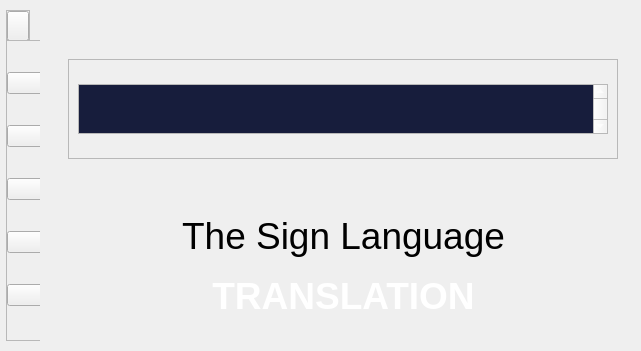
<?xml version="1.0" encoding="UTF-8"?>
<ui version="4.0">
 <class>MainWindow</class>
 <widget class="QMainWindow" name="MainWindow">
  <property name="geometry">
   <rect>
    <x>0</x>
    <y>0</y>
    <width>641</width>
    <height>351</height>
   </rect>
  </property>
  <property name="windowTitle">
   <string>MainWindow</string>
  </property>
  <property name="tabShape">
   <enum>QTabWidget::Rounded</enum>
  </property>
  <widget class="QWidget" name="centralwidget">
   <property name="styleSheet">
    <string notr="true">*{
	border: none;
	color: #fff;
}
#centralwidget{
	background-color: #09102a;
}
#sideMenuMainCont, #header, #mainBody, #widget, #notification &gt; QFrame {
	background-color: #171d3c;
	border-radius: 20px;
}
QPushButton{
	text-align: left;
	background-color: #08112a;
	padding: 10px 2px;
	border-radius: 10px;
}
QLineEdit{
	padding: 5px;
	background: transparent;
}
#searchInput{
	border-radius: 20px;
	border: 2px solid #fd7012;
}
#pushButton_8, #pushButton{
	background: none;
	padding: 0;
}</string>
   </property>
   <layout class="QHBoxLayout" name="horizontalLayout">
    <property name="leftMargin">
     <number>0</number>
    </property>
    <property name="topMargin">
     <number>0</number>
    </property>
    <property name="rightMargin">
     <number>0</number>
    </property>
    <property name="bottomMargin">
     <number>0</number>
    </property>
    <item>
     <widget class="QCustomSlideMenu" name="sideMenuMainCont" native="true">
      <property name="maximumSize">
       <size>
        <width>40</width>
        <height>16777215</height>
       </size>
      </property>
      <layout class="QVBoxLayout" name="verticalLayout">
       <property name="spacing">
        <number>0</number>
       </property>
       <property name="leftMargin">
        <number>0</number>
       </property>
       <property name="topMargin">
        <number>0</number>
       </property>
       <property name="rightMargin">
        <number>0</number>
       </property>
       <property name="bottomMargin">
        <number>0</number>
       </property>
       <item alignment="Qt::AlignTop">
        <widget class="QWidget" name="widget" native="true">
         <layout class="QVBoxLayout" name="verticalLayout_7">
          <property name="spacing">
           <number>0</number>
          </property>
          <property name="leftMargin">
           <number>6</number>
          </property>
          <property name="topMargin">
           <number>10</number>
          </property>
          <property name="rightMargin">
           <number>10</number>
          </property>
          <property name="bottomMargin">
           <number>10</number>
          </property>
          <item alignment="Qt::AlignTop">
           <widget class="QFrame" name="frame">
            <property name="minimumSize">
             <size>
              <width>0</width>
              <height>30</height>
             </size>
            </property>
            <property name="maximumSize">
             <size>
              <width>16777215</width>
              <height>30</height>
             </size>
            </property>
            <property name="frameShape">
             <enum>QFrame::StyledPanel</enum>
            </property>
            <property name="frameShadow">
             <enum>QFrame::Raised</enum>
            </property>
            <layout class="QVBoxLayout" name="verticalLayout_6">
             <property name="spacing">
              <number>0</number>
             </property>
             <property name="leftMargin">
              <number>0</number>
             </property>
             <property name="topMargin">
              <number>0</number>
             </property>
             <property name="rightMargin">
              <number>0</number>
             </property>
             <property name="bottomMargin">
              <number>0</number>
             </property>
             <item>
              <widget class="QPushButton" name="pushButton">
               <property name="minimumSize">
                <size>
                 <width>0</width>
                 <height>30</height>
                </size>
               </property>
               <property name="text">
                <string/>
               </property>
               <property name="icon">
                <iconset>
                 <normaloff>:/icons/icons/align-justify.svg</normaloff>:/icons/icons/align-justify.svg</iconset>
               </property>
               <property name="iconSize">
                <size>
                 <width>30</width>
                 <height>30</height>
                </size>
               </property>
              </widget>
             </item>
            </layout>
           </widget>
          </item>
          <item alignment="Qt::AlignTop">
           <widget class="QWidget" name="sideMenuSubCont" native="true">
            <property name="sizePolicy">
             <sizepolicy hsizetype="Expanding" vsizetype="Expanding">
              <horstretch>0</horstretch>
              <verstretch>0</verstretch>
             </sizepolicy>
            </property>
            <property name="minimumSize">
             <size>
              <width>200</width>
              <height>301</height>
             </size>
            </property>
            <property name="maximumSize">
             <size>
              <width>16777215</width>
              <height>16777215</height>
             </size>
            </property>
            <layout class="QVBoxLayout" name="verticalLayout_2">
             <property name="spacing">
              <number>0</number>
             </property>
             <property name="leftMargin">
              <number>0</number>
             </property>
             <property name="topMargin">
              <number>0</number>
             </property>
             <property name="rightMargin">
              <number>0</number>
             </property>
             <property name="bottomMargin">
              <number>0</number>
             </property>
             <item alignment="Qt::AlignTop">
              <widget class="QFrame" name="frame_2">
               <property name="minimumSize">
                <size>
                 <width>200</width>
                 <height>301</height>
                </size>
               </property>
               <property name="frameShape">
                <enum>QFrame::StyledPanel</enum>
               </property>
               <property name="frameShadow">
                <enum>QFrame::Raised</enum>
               </property>
               <layout class="QVBoxLayout" name="verticalLayout_8">
                <property name="spacing">
                 <number>0</number>
                </property>
                <property name="leftMargin">
                 <number>0</number>
                </property>
                <property name="topMargin">
                 <number>0</number>
                </property>
                <property name="rightMargin">
                 <number>0</number>
                </property>
                <property name="bottomMargin">
                 <number>0</number>
                </property>
                <item>
                 <widget class="QPushButton" name="microphone">
                  <property name="text">
                   <string>Investments</string>
                  </property>
                  <property name="icon">
                   <iconset>
                    <normaloff>:/icons/icons/mic.svg</normaloff>:/icons/icons/mic.svg</iconset>
                  </property>
                  <property name="iconSize">
                   <size>
                    <width>32</width>
                    <height>32</height>
                   </size>
                  </property>
                 </widget>
                </item>
                <item>
                 <widget class="QPushButton" name="opencamera">
                  <property name="text">
                   <string>Home</string>
                  </property>
                  <property name="icon">
                   <iconset>
                    <normaloff>:/icons/icons/camera.svg</normaloff>:/icons/icons/camera.svg</iconset>
                  </property>
                  <property name="iconSize">
                   <size>
                    <width>32</width>
                    <height>32</height>
                   </size>
                  </property>
                 </widget>
                </item>
                <item>
                 <widget class="QPushButton" name="addSing">
                  <property name="text">
                   <string>Messages</string>
                  </property>
                  <property name="icon">
                   <iconset>
                    <normaloff>:/icons/icons/download.svg</normaloff>:/icons/icons/download.svg</iconset>
                  </property>
                  <property name="iconSize">
                   <size>
                    <width>32</width>
                    <height>32</height>
                   </size>
                  </property>
                 </widget>
                </item>
                <item>
                 <widget class="QPushButton" name="train">
                  <property name="text">
                   <string>Reports</string>
                  </property>
                  <property name="icon">
                   <iconset>
                    <normaloff>:/icons/icons/activity.svg</normaloff>:/icons/icons/activity.svg</iconset>
                  </property>
                  <property name="iconSize">
                   <size>
                    <width>32</width>
                    <height>32</height>
                   </size>
                  </property>
                 </widget>
                </item>
                <item>
                 <widget class="QPushButton" name="Exit">
                  <property name="text">
                   <string>Settings</string>
                  </property>
                  <property name="icon">
                   <iconset>
                    <normaloff>:/icons/icons/log-out.svg</normaloff>:/icons/icons/log-out.svg</iconset>
                  </property>
                  <property name="iconSize">
                   <size>
                    <width>32</width>
                    <height>32</height>
                   </size>
                  </property>
                 </widget>
                </item>
               </layout>
              </widget>
             </item>
            </layout>
           </widget>
          </item>
         </layout>
        </widget>
       </item>
      </layout>
     </widget>
    </item>
    <item>
     <widget class="QWidget" name="widget_2" native="true">
      <property name="maximumSize">
       <size>
        <width>16777215</width>
        <height>16777215</height>
       </size>
      </property>
      <property name="baseSize">
       <size>
        <width>0</width>
        <height>0</height>
       </size>
      </property>
      <layout class="QVBoxLayout" name="verticalLayout_3">
       <item alignment="Qt::AlignHCenter">
        <widget class="QCustomSlideMenu" name="notification" native="true">
         <layout class="QHBoxLayout" name="horizontalLayout_4"/>
        </widget>
       </item>
       <item>
        <widget class="QWidget" name="header" native="true">
         <property name="maximumSize">
          <size>
           <width>600</width>
           <height>500</height>
          </size>
         </property>
         <layout class="QHBoxLayout" name="horizontalLayout_2">
          <item>
           <widget class="QFrame" name="searchInput">
            <property name="enabled">
             <bool>true</bool>
            </property>
            <property name="minimumSize">
             <size>
              <width>550</width>
              <height>0</height>
             </size>
            </property>
            <property name="maximumSize">
             <size>
              <width>0</width>
              <height>100</height>
             </size>
            </property>
            <property name="frameShape">
             <enum>QFrame::StyledPanel</enum>
            </property>
            <property name="frameShadow">
             <enum>QFrame::Raised</enum>
            </property>
            <layout class="QHBoxLayout" name="horizontalLayout_3">
             <item>
              <widget class="QTextBrowser" name="textBrowser">
               <property name="maximumSize">
                <size>
                 <width>900</width>
                 <height>50</height>
                </size>
               </property>
               <property name="palette">
                <palette>
                 <active>
                  <colorrole role="WindowText">
                   <brush brushstyle="SolidPattern">
                    <color alpha="255">
                     <red>255</red>
                     <green>255</green>
                     <blue>255</blue>
                    </color>
                   </brush>
                  </colorrole>
                  <colorrole role="Text">
                   <brush brushstyle="SolidPattern">
                    <color alpha="255">
                     <red>255</red>
                     <green>255</green>
                     <blue>255</blue>
                    </color>
                   </brush>
                  </colorrole>
                  <colorrole role="ButtonText">
                   <brush brushstyle="SolidPattern">
                    <color alpha="255">
                     <red>255</red>
                     <green>255</green>
                     <blue>255</blue>
                    </color>
                   </brush>
                  </colorrole>
                  <colorrole role="Base">
                   <brush brushstyle="SolidPattern">
                    <color alpha="255">
                     <red>23</red>
                     <green>29</green>
                     <blue>60</blue>
                    </color>
                   </brush>
                  </colorrole>
                  <colorrole role="PlaceholderText">
                   <brush brushstyle="NoBrush">
                    <color alpha="128">
                     <red>255</red>
                     <green>255</green>
                     <blue>255</blue>
                    </color>
                   </brush>
                  </colorrole>
                 </active>
                 <inactive>
                  <colorrole role="WindowText">
                   <brush brushstyle="SolidPattern">
                    <color alpha="255">
                     <red>255</red>
                     <green>255</green>
                     <blue>255</blue>
                    </color>
                   </brush>
                  </colorrole>
                  <colorrole role="Text">
                   <brush brushstyle="SolidPattern">
                    <color alpha="255">
                     <red>255</red>
                     <green>255</green>
                     <blue>255</blue>
                    </color>
                   </brush>
                  </colorrole>
                  <colorrole role="ButtonText">
                   <brush brushstyle="SolidPattern">
                    <color alpha="255">
                     <red>255</red>
                     <green>255</green>
                     <blue>255</blue>
                    </color>
                   </brush>
                  </colorrole>
                  <colorrole role="Base">
                   <brush brushstyle="SolidPattern">
                    <color alpha="255">
                     <red>23</red>
                     <green>29</green>
                     <blue>60</blue>
                    </color>
                   </brush>
                  </colorrole>
                  <colorrole role="PlaceholderText">
                   <brush brushstyle="NoBrush">
                    <color alpha="128">
                     <red>255</red>
                     <green>255</green>
                     <blue>255</blue>
                    </color>
                   </brush>
                  </colorrole>
                 </inactive>
                 <disabled>
                  <colorrole role="WindowText">
                   <brush brushstyle="SolidPattern">
                    <color alpha="255">
                     <red>255</red>
                     <green>255</green>
                     <blue>255</blue>
                    </color>
                   </brush>
                  </colorrole>
                  <colorrole role="Text">
                   <brush brushstyle="SolidPattern">
                    <color alpha="255">
                     <red>255</red>
                     <green>255</green>
                     <blue>255</blue>
                    </color>
                   </brush>
                  </colorrole>
                  <colorrole role="ButtonText">
                   <brush brushstyle="SolidPattern">
                    <color alpha="255">
                     <red>255</red>
                     <green>255</green>
                     <blue>255</blue>
                    </color>
                   </brush>
                  </colorrole>
                  <colorrole role="Base">
                   <brush brushstyle="SolidPattern">
                    <color alpha="255">
                     <red>240</red>
                     <green>240</green>
                     <blue>240</blue>
                    </color>
                   </brush>
                  </colorrole>
                  <colorrole role="PlaceholderText">
                   <brush brushstyle="NoBrush">
                    <color alpha="128">
                     <red>255</red>
                     <green>255</green>
                     <blue>255</blue>
                    </color>
                   </brush>
                  </colorrole>
                 </disabled>
                </palette>
               </property>
               <property name="font">
                <font>
                 <family>TH Krub</family>
                 <pointsize>27</pointsize>
                 <weight>75</weight>
                 <bold>true</bold>
                 <underline>false</underline>
                 <strikeout>false</strikeout>
                </font>
               </property>
               <property name="html">
                <string>&lt;!DOCTYPE HTML PUBLIC &quot;-//W3C//DTD HTML 4.0//EN&quot; &quot;http://www.w3.org/TR/REC-html40/strict.dtd&quot;&gt;
&lt;html&gt;&lt;head&gt;&lt;meta name=&quot;qrichtext&quot; content=&quot;1&quot; /&gt;&lt;style type=&quot;text/css&quot;&gt;
p, li { white-space: pre-wrap; }
&lt;/style&gt;&lt;/head&gt;&lt;body style=&quot; font-family:'TH Krub'; font-size:27pt; font-weight:600; font-style:normal;&quot;&gt;
&lt;p style=&quot;-qt-paragraph-type:empty; margin-top:0px; margin-bottom:0px; margin-left:0px; margin-right:0px; -qt-block-indent:0; text-indent:0px; font-family:'MS Shell Dlg 2'; font-size:26pt; font-weight:400;&quot;&gt;&lt;br /&gt;&lt;/p&gt;&lt;/body&gt;&lt;/html&gt;</string>
               </property>
              </widget>
             </item>
            </layout>
           </widget>
          </item>
         </layout>
        </widget>
       </item>
       <item>
        <widget class="QWidget" name="widget_4" native="true">
         <property name="sizePolicy">
          <sizepolicy hsizetype="Preferred" vsizetype="Expanding">
           <horstretch>0</horstretch>
           <verstretch>0</verstretch>
          </sizepolicy>
         </property>
         <layout class="QVBoxLayout" name="verticalLayout_4">
          <item>
           <widget class="QWidget" name="mainBody" native="true">
            <layout class="QVBoxLayout" name="verticalLayout_5">
             <item>
              <widget class="QLabel" name="label_3">
               <property name="text">
                <string>&lt;html&gt;&lt;head/&gt;&lt;body&gt;&lt;p&gt;&lt;span style=&quot; font-size:28pt;&quot;&gt;The Sign Language&lt;/span&gt;&lt;/p&gt;&lt;/body&gt;&lt;/html&gt;</string>
               </property>
               <property name="alignment">
                <set>Qt::AlignCenter</set>
               </property>
              </widget>
             </item>
             <item>
              <widget class="QLabel" name="label_6">
               <property name="maximumSize">
                <size>
                 <width>16777214</width>
                 <height>16777215</height>
                </size>
               </property>
               <property name="text">
                <string>&lt;html&gt;&lt;head/&gt;&lt;body&gt;&lt;p&gt;&lt;span style=&quot; font-size:28pt; font-weight:600; color:#ffffff;&quot;&gt;TRANSLATION&lt;/span&gt;&lt;/p&gt;&lt;/body&gt;&lt;/html&gt;</string>
               </property>
               <property name="alignment">
                <set>Qt::AlignCenter</set>
               </property>
               <property name="wordWrap">
                <bool>true</bool>
               </property>
              </widget>
             </item>
            </layout>
           </widget>
          </item>
         </layout>
        </widget>
       </item>
      </layout>
     </widget>
    </item>
   </layout>
  </widget>
 </widget>
 <customwidgets>
  <customwidget>
   <class>QCustomSlideMenu</class>
   <extends>QWidget</extends>
   <header location="global">Custom_Widgets.Widgets.h</header>
   <container>1</container>
  </customwidget>
 </customwidgets>
 <resources>
  <include location="resources.qrc"/>
 </resources>
 <connections/>
</ui>
